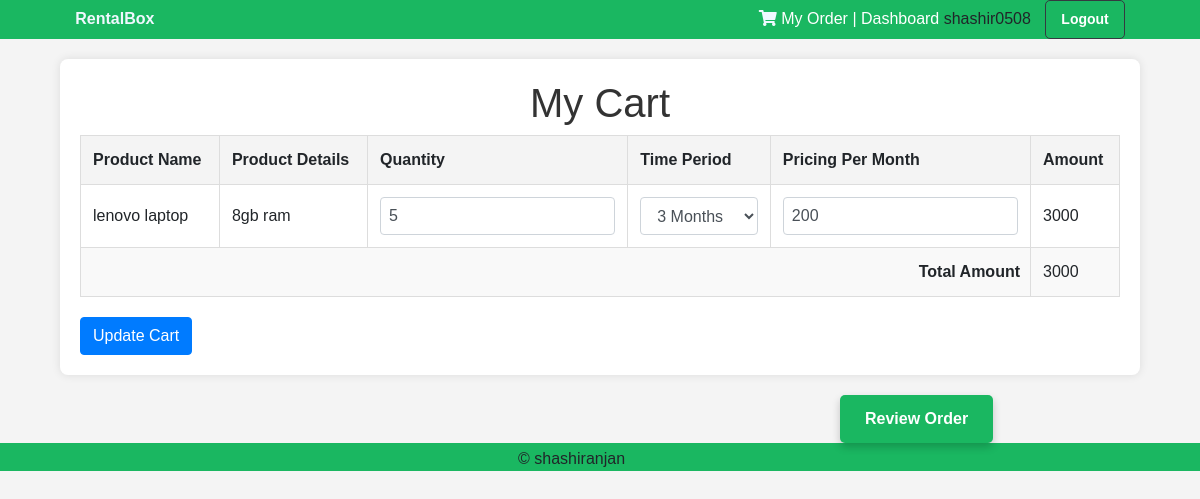
/mycart/ (signed in), run on the app's committed database.
### warehouse/models.py (models this page shows)
class CartDetails(models.Model):
    enquiry = models.ForeignKey(EnquiryDetails,on_delete=models.CASCADE, null=True)
    user = models.ForeignKey(User,on_delete=models.CASCADE)
    sq_details = models.ForeignKey(SalesQuoteDetails,on_delete=models.CASCADE, null=True)
    product_obj = models.ForeignKey(Products,on_delete=models.CASCADE, null=True)
    time_period = models.CharField(choices=CATEGORY_CHOICES, max_length = 200, null = True, default="1 Year")
    pricing = models.CharField(max_length=64, null = True)
    qty = models.IntegerField(default=1, null=True)
    is_paid=models.BooleanField(default=False)
    total_amount=models.IntegerField(null = True)

class SalesQuoteDetails(models.Model):
    enquiry = models.ForeignKey(EnquiryDetails,on_delete=models.CASCADE)
    sales_quote_id = models.CharField(max_length=64, null = True)
    product_obj = models.ForeignKey(Products,on_delete=models.CASCADE, null=True)
    product_name = models.CharField(max_length=264, null = True)   #
    product_id = models.CharField(max_length = 128, null = True)   #
    qty= models.IntegerField(null = True)
    product_details = models.CharField(max_length = 128, null = True)  #
    time_period = models.CharField(choices=CATEGORY_CHOICES, max_length = 200, null = True, default="Other")
    pricing = models.CharField(max_length=64, null = True)  #
    added_to_cart = models.BooleanField(default=False)
    sq_reject= models.BooleanField(default=False)

### warehouse/views.py (the view)
# urls.py: path('mycart/',views.cart_details_view, name='mycart'),
@login_required(login_url='/login/')
def cart_details_view(request):
    username= request.user.email
    name = username.split('@')[0]
    role=request.user.role
    amount=[]
    cart_details = CartDetails.objects.filter(user=request.user, is_paid=False)
    for single_product in cart_details:
        amount.append(single_product.total_amount)
    total_amount=sum(amount)
    print("enter in cart details view part")
    context={'name':name, 'role':role, 'total_amount':total_amount,'cart_details':cart_details}
    return render(request,'warehouse/mycart.html',context)

### warehouse/templates/warehouse/mycart.html (shortened to what this page needs)
{% extends 'layout/app.html' %}
{% load static %}
        {% block content %}
        <head>
            <link rel = "stylesheet" type="text/css" href="{% static '/warehouse/css/dashboard.css' %}">
        </head>
        <body>
    <div class="header" style=" background-color: rgb(26, 183, 97); text-align: center; left: 0%; width: 100%; ">
        <p>
            <span style="margin-right: 50%; color: aliceblue; font-weight: bold;"><a href="{% url 'index' %}" style="text-decoration: none;color: aliceblue;">RentalBox</a></span>
            {% if name != 'AnonymousUser' %}
            <span class="cart-icon"><a href="{% url 'mycart' %}"><i class="fas fa-shopping-cart" style="color: aliceblue;"></i></a></span>
            <span><a style="color: white; text-decoration: none;" href="{% url 'myorder' %}">My Order</a></span>
            <span><a style="color: white; text-decoration: none;" href="{% url 'dashboard' %}">| Dashboard</a></span>
            <span>{{ name }} <a href="{% url 'logout' %}" class="btn btn-dark">Logout</a></span>
            {% else %}
                <span><a href="{% url 'login' %}">SignIn</a> <a href="{% url 'register' %}">/ SignUp</a></span>
            {% endif %}
        </p>
    </div>
        <div class="container">
                <h1>My Cart</h1>
                <table>
                    <thead>
                        <tr>
                            <th>Product Name</th>
                            <th>Product Details</th>
                            <th>Quantity</th>
                            <th>Time Period</th>
                            <th>Pricing Per Month</th>
                            <th>Amount</th>
                        </tr>
                    </thead>
                    <form action = "{% url 'update_cart_details' %}" method = "POST">
                    <tbody>
                        {% for details in cart_details %}
                        <tr>
                            <td data-label="Product Name">
                        {% if details.sq_details and details.sq_details.product_name %}
                            {{ details.sq_details.product_name }}
                        {% elif details.product_obj and details.product_obj.name %}
                            {{ details.product_obj.name }}
                        {% else %}
                            Product name not available
                        {% endif %}
                        </td>
                        <td data-label="Product Details">
                            {% if details.sq_details and details.sq_details.product_details %}
                                {{ details.sq_details.product_details }}
                            {% elif details.product_obj and details.product_obj.description %}
                                {{ details.product_obj.description }}
                            {% else %}
                                Product details not available
                            {% endif %}
                        </td>
                            <td data-label="Quantity">
                                <input type="number" id="quantity_{{ details.id }}" name="quantity_{{ details.id }}" value="{{ details.qty }}" class="form-control" onchange="updateAmount(this)">
                            </td>
                            <td data-label="Time Period">
                                <select name="time_period_{{ details.id }}" class="form-control" onchange="updateAmount(this)" id="time_period">
                                    <option value="3" {% if details.time_period == "3" %}selected{% endif %}>3 Months</option>
                                </select>
                            </td>
                            <td data-label="Pricing Per Month">
                                <input type="number" id="pricing_{{ details.id }}" name="pricing_{{ details.id }}" value="{{ details.pricing }}" class="form-control" onchange="updateAmount(this)">
                            </td>
                            <td data-label="Amount">
                                <span class="amount">{{ details.total_amount }}</span>
                            </td>
                        </tr>
                        {% endfor %}
                    </tbody>
                    <tfoot>
                        <tr>
                            <td colspan="5" class="total">Total Amount</td>
                            <td class="amount">{{ total_amount }}</td>
                        </tr>
                    </tfoot>
                </table>
                <button type="submit" class="btn btn-primary">Update Cart</button>
            </div>
            <div class="review-button">
                <a href="{% url 'create_order' %}" style="text-decoration: none;" class="proceed-button">Review Order</a>
            </div>
        <div class="footer" style="background-color: rgb(26, 183, 97); text-align: center; left: 0%; width: 100%; bottom: 0%;  ">
            <p>&copy shashiranjan<a href="https://www.linkedin.com/in/shashiranjan05/" ><i class="fa fa-linkedin-square" style="font-size:24px; color: black;"></i></a> &nbsp;<a href="https://github.com/shashiranjan05"><i class="fa fa-github-square" style="font-size:24px; color: black;" ></i></a>
            </p>
        </div>
        </body>
    {% endblock %}

### warehouse/static/warehouse/css/dashboard.css (style rules this page uses)
body { font-family: Arial, sans-serif; margin: 0; padding: 0; box-sizing: border-box; }
.container { padding: 20px; }
table { width: 100%; border-collapse: collapse; margin-bottom: 20px; }
th, td { padding: 12px; text-align: left; border: 1px solid #ddd; }
th { background-color: #f4f4f4; }
.btn-dark { text-decoration: none; color: white; background-color: rgb(26, 183, 97); padding: 8px 15px; border-radius: 5px; font-size: 14px; font-weight: bold; transition: background-color 0.3s, transform 0.3s; margin-left: 10px; }

### warehouse/templates/warehouse/mycart.html (style rules this page uses)
body { font-family: Arial, sans-serif; margin: 0; padding: 0; background-color: #f4f4f4; }
.container { width: 90%; max-width: 1200px; margin: 20px auto; background: #fff; padding: 20px; border-radius: 8px; box-shadow: 0 0 10px rgba(0, 0, 0, 0.1); }
h1 { text-align: center; color: #333; }
table { width: 100%; border-collapse: collapse; margin-bottom: 20px; }
th, td { border: 1px solid #ddd; padding: 12px; text-align: left; }
th { background-color: #f4f4f4; }
.total { font-weight: bold; text-align: right; padding: 10px; }
tfoot tr { background-color: #f9f9f9; }
input[type="number"], select { width: 100%; padding: 8px; box-sizing: border-box; }
.proceed-button { display: inline-block; text-decoration: none; color: white; background-color: rgb(26, 183, 97); padding: 12px 25px; margin-left: 70%; border-radius: 5px; font-size: 16px; font-weight: bold; transition: background-color 0.3s, transform 0.3s; text-align: center; box-shadow: 0 4px 8px rgba(0, 0, 0, 0.2); }

### data on the page
CartDetails: sq_details.product_name "lenovo laptop", sq_details.product_details "8gb ram", qty "5", id "3 Months", pricing "200", total_amount "3000"

### other printed values
{{ name }} "shashir0508"
{{ total_amount }} "3000"
